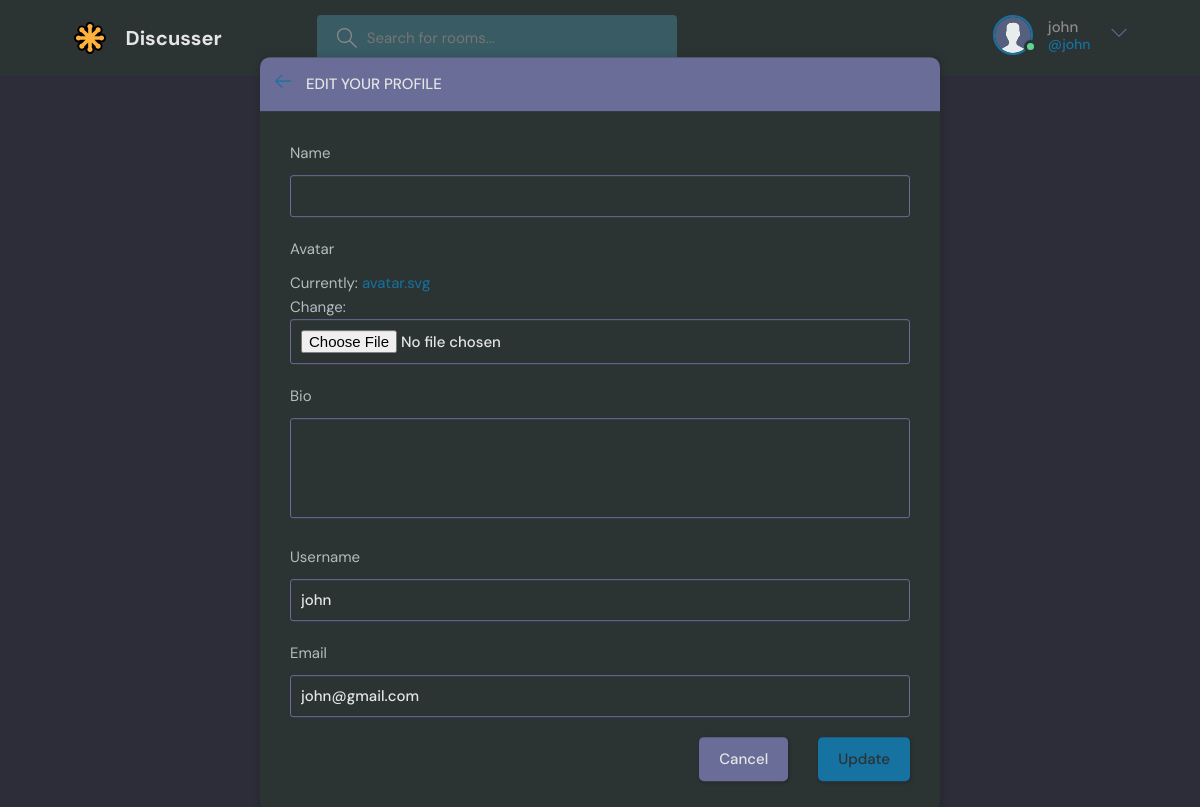
Screenshot of /update-user/ (signed in) with the database file from the repository.
### base/models.py (models this page shows)
class User(AbstractUser):
    name = models.CharField(max_length = 200, null=True)
    email = models.EmailField(unique = True,null=True)
    bio = models.TextField(null=True)
    avatar = models.ImageField(null=True ,default="avatar.svg")
    USERNAME_FIELD = 'email'
    REQUIRED_FIELDS = ['username']

### base/views.py (the view)
# urls.py: path('update-user/',views.updateUser, name="update-user"),
@login_required(login_url = '/login')
def updateUser(request):
    user = request.user
    form = UserForm(instance = user)
    if request.method == 'POST':
        form = UserForm(request.POST,request.FILES,instance = user)
        if form.is_valid():
            form.save()
            return redirect('user-profile',pk = user.id)
    context={'form':form}
    return render(request,'base/update-user.html',context)

### base/forms.py
class UserForm(ModelForm):
    class Meta:
        model = User
        fields = ['name','avatar','bio','username','email']

### base/templates/base/update-user.html (shortened to what this page needs)
{% extends 'main.html'%}
{% block content%}
    <main class="update-account layout">
        <div class="container">
            <div class="layout__box">
                <div class="layout__boxHeader">
                    <div class="layout__boxTitle">
                        <a href="profile.html">
                            <svg version="1.1" xmlns="http://www.w3.org/2000/svg" width="32" height="32"
                                viewBox="0 0 32 32">
                                <title>arrow-left</title>
                                <path
                                    d="M13.723 2.286l-13.723 13.714 13.719 13.714 1.616-1.611-10.96-10.96h27.625v-2.286h-27.625l10.965-10.965-1.616-1.607z">
                                </path>
                            </svg>
                        </a>
                        <h3>Edit your profile</h3>
                    </div>
                </div>
                <div class="layout__body">
                    <form class="form" action="" method="POST" enctype="multipart/form-data">
                      {% for field in form %}
                        <div class="form__group">
                            <label for="profile_pic">{{field.label}}</label>
                            {{field}}
                        </div>
                        {% endfor %}
                        <div class="form__action">
                            <a class="btn btn--dark" href="index.html">Cancel</a>
                            <button class="btn btn--main" type="submit">Update</button>
                        </div>
                    </form>
                </div>
            </div>
        </div>
    </main>
{% endblock content %}

### templates/navbar.html (shortened to what this page needs)
{% load static %}
<header class="header header--loggedIn">
  <div class="container">
    <a href="/" class="header__logo">
      <img src="/static/images/logo.svg" />
      <h1>Discusser</h1>
    </a>
    <form class="header__search" method="GET" action="/">
      <label>
        <input name="q" placeholder="Search for rooms..." />
      </label>
    </form>
    <nav class="header__menu">
      {% if request.user.is_authenticated %}
      <div class="header__user">
        <a href="/update-user">
          <div class="avatar avatar--medium active">
            <img src="{{request.user.avatar.url}}" />
          </div>
          <p>
            {{request.user.username}} <span>@{{request.user.username}}</span>
          </p>
        </a>
        <button class="dropdown-button">
          <svg
            version="1.1"
            xmlns="http://www.w3.org/2000/svg"
            width="32"
            height="32"
            viewBox="0 0 32 32"
          >
            <title>chevron-down</title>
            <path d="M16 21l-13-13h-3l16 16 16-16h-3l-13 13z"></path>
          </svg>
        </button>
      </div>
      {% else %}
      <a href="/login">
        <img src="static/images/avatar.svg" />
        <p>Login</p>
      </a>
      {% endif %}
    </nav>
  </div>
</header>

### rows the page displays
User: user.avatar (placeholder picture), user.username "john", form "john" "john@gmail.com"

### other values shown
{{ field.label }} "Name" "Avatar" "Bio" "Username" "Email"
